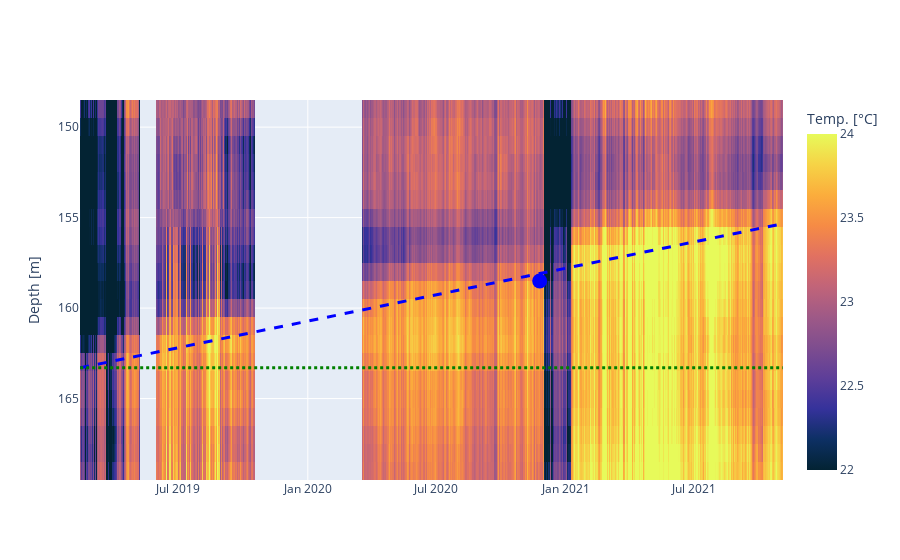

Write notebook code for a chart like this one.
### Markdown cell above
## Channels 1 to 4

### Code cell
# Input #####
channel="2"
resample_hours=12
start_date=1 #1720; #1720can be used to get a better comparisson with channels 5 to 8
#use with show_additional_water_level_info=False in plot function
##################

col=shaft[channel].columns[145:170]
resample_data=shaft[channel][col].resample(f"{resample_hours}H").mean()[start_date:]

col=resample_data.columns[4:] # so both plots have same shape in thesis

#plot and save
plot_water_rise(resample_data[col],linear_curve=[163.3,0.008],plot_save=masterthesis_save,show_additional_water_level_info=True)

### Figure 1 — Plotly figure (JSON) as saved in the notebook; plotly's stock layout.template omitted (floating-point values rounded to 4 significant figures; data arrays with more than 128 entries replaced by an {"elided": "..."} marker saying what was removed)
{"data": [{"colorbar": {"title": {"text": "Temp. [°C]"}}, "colorscale": [[0, "rgb(3, 35, 51)"], [0.09091, "rgb(13, 48, 100)"], [0.1818, "rgb(53, 50, 155)"], [0.2727, "rgb(93, 62, 153)"], [0.3636, "rgb(126, 77, 143)"], [0.4545, "rgb(158, 89, 135)"], [0.5455, "rgb(193, 100, 121)"], [0.6364, "rgb(225, 113, 97)"], [0.7273, "rgb(246, 139, 69)"], [0.8182, "rgb(251, 173, 60)"], [0.9091, "rgb(246, 211, 70)"], [1, "rgb(231, 250, 90)"]], "name": "Temperature ", "type": "heatmap", "x": {"elided": "1992 str values"}, "y": [149, 150, 151, 152, 153, 154, 155, 156, 157, 158, 159, 160, 161, 162, 163, 164, 165, 166, 167, 168, 169], "yaxis": "y", "z": {"elided": "21x1992 float values"}, "zmax": 24, "zmin": 22}, {"fillcolor": "blue", "line": {"color": "blue", "dash": "dash", "width": 3}, "name": "line fit", "type": "scatter", "x": {"elided": "1992 str values"}, "xaxis": "x", "y": {"elided": "1992 float values"}, "yaxis": "y"}, {"fillcolor": "black", "line": {"color": "green", "dash": "dot", "width": 3}, "name": "line horizontal", "type": "scatter", "x": {"elided": "1992 str values"}, "xaxis": "x", "y": {"elided": "1992 float values"}, "yaxis": "y"}, {"marker": {"color": "blue", "size": 15}, "mode": "markers", "name": "additional water level info", "type": "scatter", "x": ["2020-11-24T12:00:00"], "xaxis": "x", "y": [158.5], "yaxis": "y"}], "layout": {"showlegend": false, "xaxis": {"anchor": "y", "domain": [0, 1]}, "yaxis": {"anchor": "x", "autorange": "reversed", "domain": [0, 1], "title": {"text": "Depth [m]"}}}}
